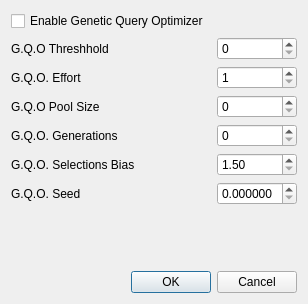
<?xml version="1.0" encoding="UTF-8"?>
<ui version="4.0">
 <class>DlgGQOConfig</class>
 <widget class="QDialog" name="DlgGQOConfig">
  <property name="geometry">
   <rect>
    <x>0</x>
    <y>0</y>
    <width>291</width>
    <height>304</height>
   </rect>
  </property>
  <property name="windowTitle">
   <string>Dialog</string>
  </property>
  <layout class="QVBoxLayout" name="verticalLayout">
   <item>
    <widget class="QCheckBox" name="ck_enable_geqo">
     <property name="text">
      <string>Enable Genetic Query Optimizer</string>
     </property>
    </widget>
   </item>
   <item>
    <layout class="QFormLayout" name="formLayout">
     <property name="labelAlignment">
      <set>Qt::AlignLeading|Qt::AlignLeft|Qt::AlignVCenter</set>
     </property>
     <property name="formAlignment">
      <set>Qt::AlignLeading|Qt::AlignLeft|Qt::AlignTop</set>
     </property>
     <item row="0" column="0">
      <widget class="QLabel" name="label">
       <property name="minimumSize">
        <size>
         <width>200</width>
         <height>0</height>
        </size>
       </property>
       <property name="text">
        <string>G.Q.O Threshhold</string>
       </property>
      </widget>
     </item>
     <item row="0" column="1">
      <widget class="QSpinBox" name="sp_geqo_threshold">
       <property name="minimumSize">
        <size>
         <width>80</width>
         <height>0</height>
        </size>
       </property>
       <property name="value">
        <number>0</number>
       </property>
      </widget>
     </item>
     <item row="1" column="0">
      <widget class="QLabel" name="label_2">
       <property name="text">
        <string>G.Q.O. Effort</string>
       </property>
      </widget>
     </item>
     <item row="1" column="1">
      <widget class="QSpinBox" name="sp_geqo_effort">
       <property name="minimumSize">
        <size>
         <width>80</width>
         <height>0</height>
        </size>
       </property>
       <property name="minimum">
        <number>1</number>
       </property>
       <property name="maximum">
        <number>10</number>
       </property>
       <property name="value">
        <number>1</number>
       </property>
      </widget>
     </item>
     <item row="2" column="0">
      <widget class="QLabel" name="label_3">
       <property name="text">
        <string>G.Q.O Pool Size</string>
       </property>
      </widget>
     </item>
     <item row="2" column="1">
      <widget class="QSpinBox" name="sp_geqo_pool_size">
       <property name="minimumSize">
        <size>
         <width>80</width>
         <height>0</height>
        </size>
       </property>
      </widget>
     </item>
     <item row="3" column="0">
      <widget class="QLabel" name="label_4">
       <property name="text">
        <string>G.Q.O. Generations</string>
       </property>
      </widget>
     </item>
     <item row="3" column="1">
      <widget class="QSpinBox" name="sp_geqo_generations">
       <property name="minimumSize">
        <size>
         <width>80</width>
         <height>0</height>
        </size>
       </property>
      </widget>
     </item>
     <item row="4" column="0">
      <widget class="QLabel" name="label_5">
       <property name="text">
        <string>G.Q.O. Selections Bias</string>
       </property>
      </widget>
     </item>
     <item row="4" column="1">
      <widget class="QDoubleSpinBox" name="sp_geqo_selection_bias">
       <property name="minimumSize">
        <size>
         <width>80</width>
         <height>0</height>
        </size>
       </property>
       <property name="minimum">
        <double>1.500000000000000</double>
       </property>
       <property name="maximum">
        <double>2.000000000000000</double>
       </property>
      </widget>
     </item>
     <item row="5" column="0">
      <widget class="QLabel" name="label_6">
       <property name="text">
        <string>G.Q.O. Seed</string>
       </property>
      </widget>
     </item>
     <item row="5" column="1">
      <widget class="QDoubleSpinBox" name="sp_geqo_seed">
       <property name="decimals">
        <number>6</number>
       </property>
       <property name="maximum">
        <double>1.000000000000000</double>
       </property>
      </widget>
     </item>
    </layout>
   </item>
   <item>
    <widget class="QDialogButtonBox" name="buttonBox">
     <property name="orientation">
      <enum>Qt::Horizontal</enum>
     </property>
     <property name="standardButtons">
      <set>QDialogButtonBox::Cancel|QDialogButtonBox::Ok</set>
     </property>
    </widget>
   </item>
  </layout>
 </widget>
 <resources/>
 <connections>
  <connection>
   <sender>buttonBox</sender>
   <signal>accepted()</signal>
   <receiver>DlgGQOConfig</receiver>
   <slot>accept()</slot>
   <hints>
    <hint type="sourcelabel">
     <x>248</x>
     <y>254</y>
    </hint>
    <hint type="destinationlabel">
     <x>157</x>
     <y>274</y>
    </hint>
   </hints>
  </connection>
  <connection>
   <sender>buttonBox</sender>
   <signal>rejected()</signal>
   <receiver>DlgGQOConfig</receiver>
   <slot>reject()</slot>
   <hints>
    <hint type="sourcelabel">
     <x>316</x>
     <y>260</y>
    </hint>
    <hint type="destinationlabel">
     <x>286</x>
     <y>274</y>
    </hint>
   </hints>
  </connection>
 </connections>
</ui>
